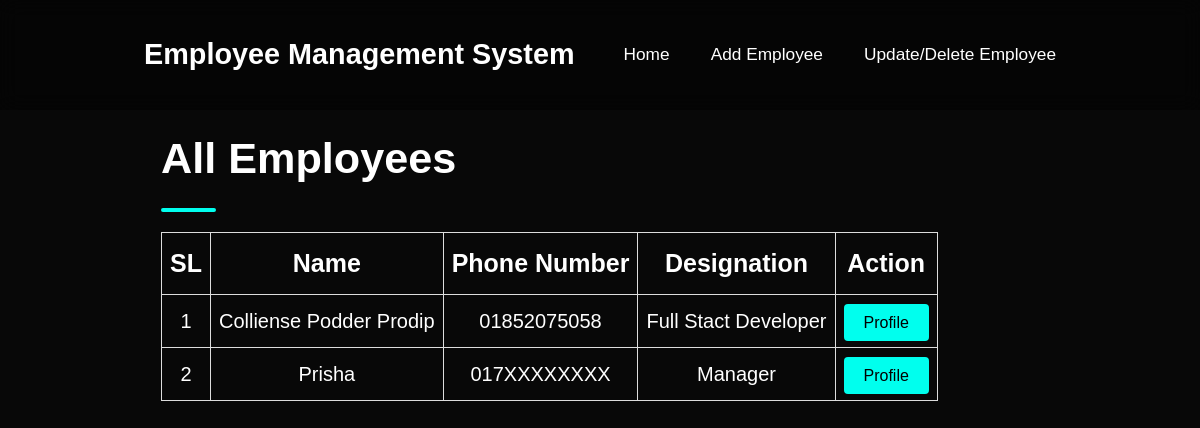
The page / on the database its author committed.
### employees/models.py (models this page shows, shortened)
class Employee(models.Model):
    GENDER_CHOICES = [
        ('M', 'Male'),
        ('F', 'Female'),
    ]
    Designation_choices = [
        ('manager', 'Manager'),
        ('full stact developer', 'Full Stack Developer'),
        ('android developer', 'Android Developer'),
        ('web developer', 'Web Developer'),
        ('frontend developer', 'Frontend Developer'),
        ('web designer', 'Web Designer'),
    ]
    name = models.CharField(max_length=100)
    address = models.TextField()
    phone_number = models.CharField(max_length=15)
    gender = models.CharField(max_length=1, choices=GENDER_CHOICES, default='M')
    salary = models.CharField(max_length=10)
    designation = models.CharField(max_length=50, choices=Designation_choices, default='manager')
    short_description = models.TextField()

### employees/views.py (the view)
# urls.py: 2. Add a URL to urlpatterns:  path('', views.home, name='home')
def home(request):
    employees = Employee.objects.all()
    return render(request, 'home.html', {'employees': employees})

### employees/templates/home.html
{% extends "base.html" %}
{% block header %}
<header>
    {% include 'partials/nav.html' %}
</header>
{% endblock %}
{% block content %}
<section class="home" id="home">
    <div class="home_content">
        <h1>All Employees</h1>
        <hr>
        <table style="width: 100%; text-align: center;">
            <tr>
                <th>SL</th>
                <th>Name</th>
                <th>Phone Number</th>
                <th>Designation</th>
                <th>Action</th>
            </tr>
            {% for employee in employees %}
            <tr>
                <td> {{ forloop.counter }} </td>
                <td> {{ employee.name|title }} </td>
                <td> {{ employee.phone_number }} </td>
                <td> {{ employee.designation|title }} </td>
                <td>
                    <a class="profile_btn" href="{% url 'employee_detail' employee.pk %}">Profile</a>
                </td>
            </tr>
            {% endfor %}
        </table>
    </div>
</section>
{% endblock %}

### employees/static/css/styles.css (style rules this page uses)
* { margin: 0; padding: 0; box-sizing: border-box; text-decoration: none; border: none; font-family: "Poppins", sans-serif; }
:root { --bg_color: #080808; --txt_color: #ffffff; --main_color: #00FFEE; }
html { font-size: 60%; overflow-x: hidden; }
body { background: var(--bg_color); color: var(--txt_color); }
section { padding: 10rem 12% 10rem; }
.home { display: flex; align-items: left; justify-content: left; }
.home_content { display: flex; flex-direction: column; align-items: baseline; justify-content: center; margin-top: 3rem; }
.home_content h1 { margin-bottom: 2rem; margin-top: 1rem; font-size: 4.5rem; }
.home_content table, tr, td { font-size: 1.5rem; font-weight: 500; line-height: 1.8; }
table { width: 100%; border-collapse: collapse; margin: 20px 0; max-width: 1000px; }
th, td { border: 1px solid #ddd; padding: 8px; text-align: center; }
th { background-color: var(--bg_color); font-weight: bold; font-size: 25px; }
td { font-size: 20px; }
.profile_btn { padding: 10px 20px; color: #000; border-radius: 4px; font-size: 16px; cursor: pointer; background-color: var(--main_color); }
hr { width: 55px; height: 3px; border-radius: 4px; margin-top: 5px; margin-left: 17px; border: 2px solid var(--main_color); }

### rows shown on the page
Employee: name "Colliense Podder Prodip", phone_number "01852075058", designation "Full Stact Developer"
Employee: name "Prisha", phone_number "017XXXXXXXX", designation "Manager"
